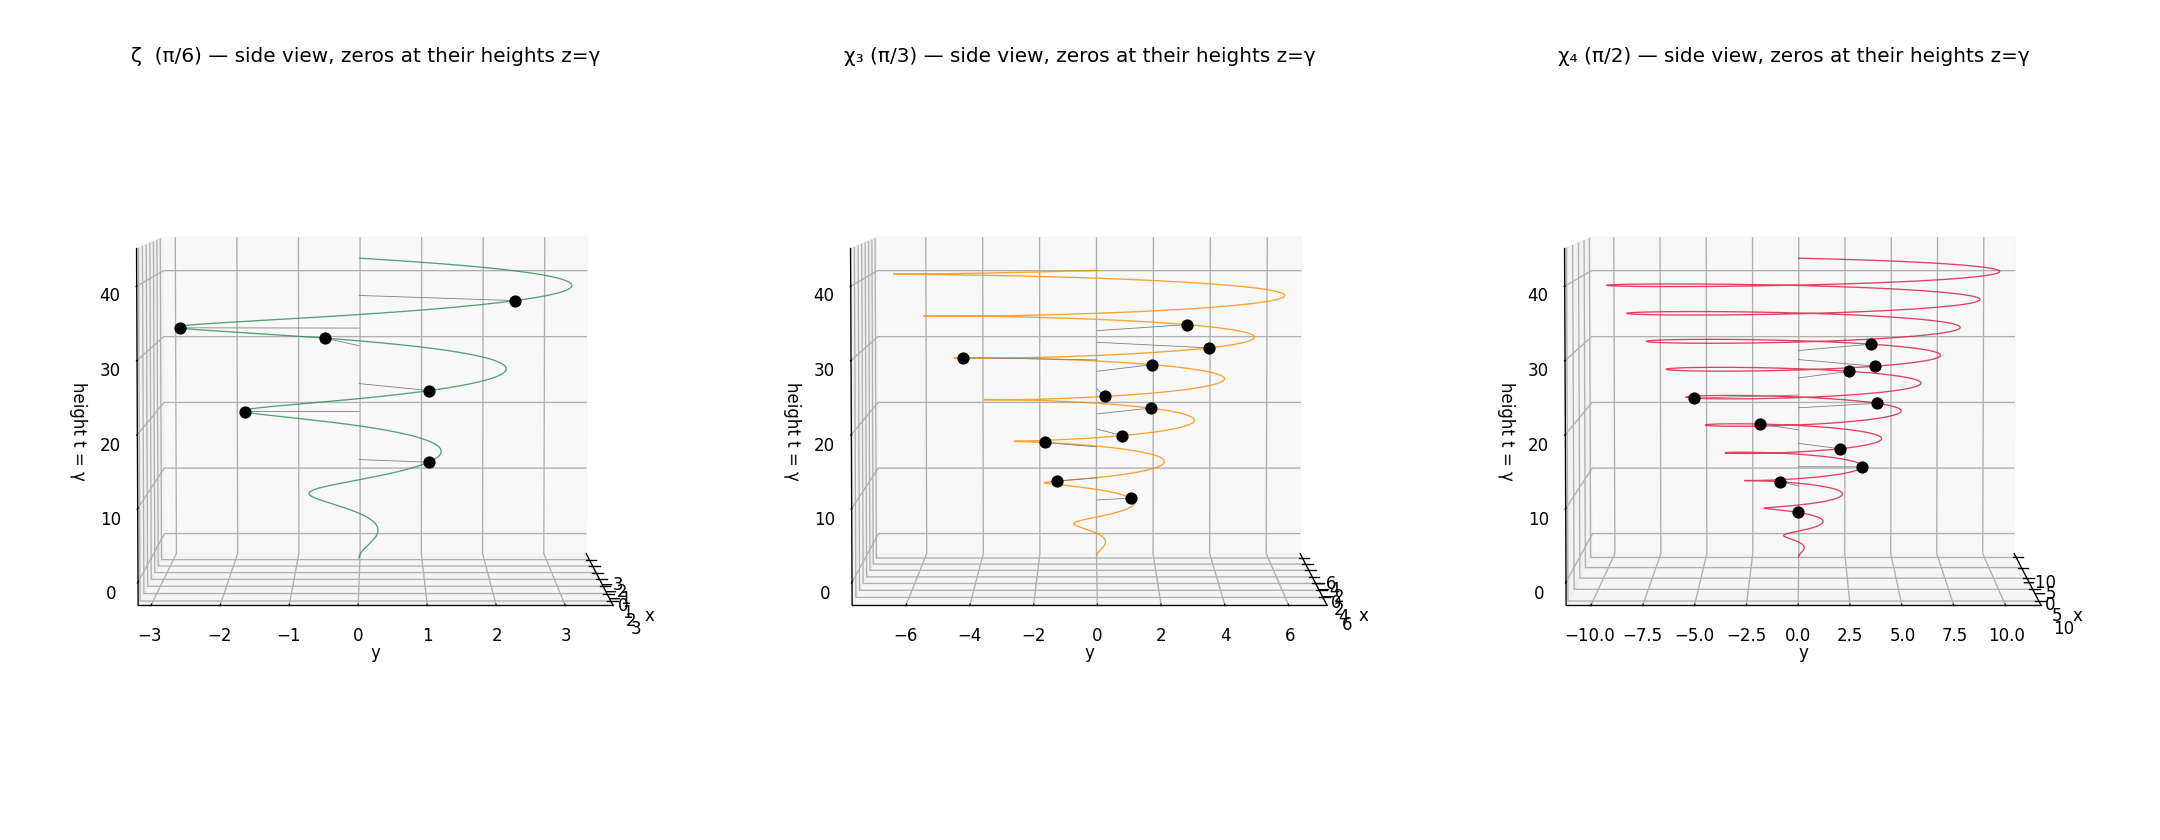

This figure's Python source:
"""
Helix side-view, height = spectral height t, with the zeros marked at their heights z = γ.

helix:  θ(t) = (π/d)·t  (winds, the helix unit per unit height)
        R(t) = e^m·k = e^m·t/(2d)  (out; shown ÷e^m, so R = t/(2d))
        z    = t        (UP — the height axis IS the spectral height)
zeros placed at z = γ_j (where the loss field −L'/L had its pole).
"""
import numpy as np, math, os
import matplotlib; matplotlib.use('Agg'); import matplotlib.pyplot as plt
OUT = os.path.dirname(os.path.abspath(__file__))

CH = [
  dict(name='ζ  (π/6)', d=6, c='seagreen',
       zeros=[14.134725,21.022040,25.010858,30.424876,32.935062,37.586178]),
  dict(name='χ₃ (π/3)', d=3, c='darkorange',
       zeros=[8.0397,11.2492,15.7046,18.2620,20.4558,24.0594,26.5779,28.2182,30.7450,32.4150]),
  dict(name='χ₄ (π/2)', d=2, c='crimson',
       zeros=[6.0209,10.2438,12.9881,16.3426,18.2920,21.4506,23.2784,25.7288,28.3596,29.6564]),
]

fig = plt.figure(figsize=(18, 7))
t = np.linspace(0, 42, 6000)
for col, ch in enumerate(CH):
    d = ch['d']
    th = (math.pi/d) * t
    R = t / (2*d)                         # = e^m·k / e^m
    x, y, z = R*np.cos(th), R*np.sin(th), t
    g = np.array(ch['zeros'])
    thg = (math.pi/d) * g; Rg = g/(2*d)
    xg, yg, zg = Rg*np.cos(thg), Rg*np.sin(thg), g
    ax = fig.add_subplot(1, 3, col+1, projection='3d')
    ax.plot(x, y, z, color=ch['c'], lw=0.8, alpha=0.8)
    ax.scatter(xg, yg, zg, s=40, color='black', depthshade=False)
    for xi, yi, zi in zip(xg, yg, zg):
        ax.plot([0, xi], [0, yi], [zi, zi], color='0.5', lw=0.5)   # tick to the axis at each height
    ax.set_title(ch['name'] + " — side view, zeros at their heights z=γ")
    ax.set_xlabel('x'); ax.set_ylabel('y'); ax.set_zlabel('height t = γ')
    ax.view_init(elev=4, azim=0)          # side-on
fig.tight_layout(); fig.savefig(f'{OUT}/helix_sideview.png', dpi=120)
print(f"saved {OUT}/helix_sideview.png")
